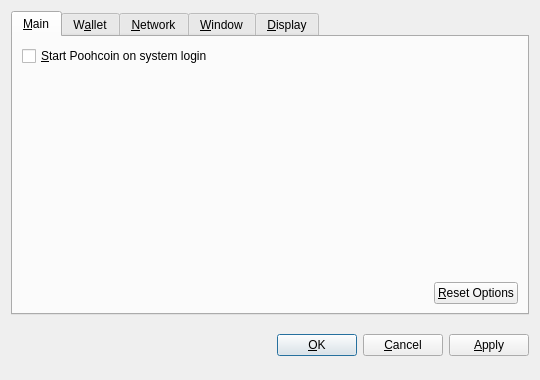
<?xml version="1.0" encoding="UTF-8"?>
<ui version="4.0">
 <class>OptionsDialog</class>
 <widget class="QDialog" name="OptionsDialog">
  <property name="geometry">
   <rect>
    <x>0</x>
    <y>0</y>
    <width>540</width>
    <height>380</height>
   </rect>
  </property>
  <property name="windowTitle">
   <string>Options</string>
  </property>
  <property name="modal">
   <bool>true</bool>
  </property>
  <layout class="QVBoxLayout" name="verticalLayout">
   <item>
    <widget class="QTabWidget" name="tabWidget">
     <property name="tabPosition">
      <enum>QTabWidget::North</enum>
     </property>
     <property name="currentIndex">
      <number>0</number>
     </property>
     <widget class="QWidget" name="tabMain">
      <attribute name="title">
       <string>&amp;Main</string>
      </attribute>
      <layout class="QVBoxLayout" name="verticalLayout_Main">
       <item>
        <widget class="QCheckBox" name="bitcoinAtStartup">
         <property name="toolTip">
          <string>Automatically start Poohcoin after logging in to the system.</string>
         </property>
         <property name="text">
          <string>&amp;Start Poohcoin on system login</string>
         </property>
        </widget>
       </item>
       <item>
        <spacer name="verticalSpacer_Main">
         <property name="orientation">
          <enum>Qt::Vertical</enum>
         </property>
         <property name="sizeHint" stdset="0">
          <size>
           <width>20</width>
           <height>40</height>
          </size>
         </property>
        </spacer>
       </item>
       <item>
        <layout class="QHBoxLayout" name="horizontalLayout_2_Main">
         <item>
          <spacer name="horizontalSpacer_2_Main">
           <property name="orientation">
            <enum>Qt::Horizontal</enum>
           </property>
           <property name="sizeHint" stdset="0">
            <size>
             <width>40</width>
             <height>20</height>
            </size>
           </property>
          </spacer>
         </item>
         <item>
          <widget class="QPushButton" name="resetButton">
           <property name="toolTip">
            <string>Reset all client options to default.</string>
           </property>
           <property name="text">
            <string>&amp;Reset Options</string>
           </property>
           <property name="autoDefault">
            <bool>false</bool>
           </property>
          </widget>
         </item>
        </layout>
       </item>
      </layout>
     </widget>
     <widget class="QWidget" name="tabWallet">
      <attribute name="title">
       <string>W&amp;allet</string>
      </attribute>
      <layout class="QVBoxLayout" name="verticalLayout_Network">
       <item>
        <widget class="QLabel" name="transactionFeeInfoLabel">
         <property name="text">
          <string>Optional transaction fee per kB that helps make sure your transactions are processed quickly. Most transactions are 1 kB.</string>
         </property>
         <property name="textFormat">
          <enum>Qt::PlainText</enum>
         </property>
         <property name="wordWrap">
          <bool>true</bool>
         </property>
        </widget>
       </item>
       <item>
        <layout class="QHBoxLayout" name="horizontalLayout_1_Main">
         <item>
          <widget class="QLabel" name="transactionFeeLabel">
           <property name="text">
            <string>Pay transaction &amp;fee</string>
           </property>
           <property name="textFormat">
            <enum>Qt::PlainText</enum>
           </property>
           <property name="buddy">
            <cstring>transactionFee</cstring>
           </property>
          </widget>
         </item>
         <item>
          <widget class="BitcoinAmountField" name="transactionFee"/>
         </item>
         <item>
          <spacer name="horizontalSpacer_1_Main">
           <property name="orientation">
            <enum>Qt::Horizontal</enum>
           </property>
           <property name="sizeHint" stdset="0">
            <size>
             <width>40</width>
             <height>20</height>
            </size>
           </property>
          </spacer>
         </item>
        </layout>
       </item>
       <item>
        <widget class="QLabel" name="label">
         <property name="text">
          <string>If you disable the spending of unconfirmed change, the change from a transaction cannot be used until that transaction has at least one confirmation. This also affects how your balance is computed.</string>
         </property>
         <property name="wordWrap">
          <bool>true</bool>
         </property>
        </widget>
       </item>
       <item>
        <widget class="QCheckBox" name="spendZeroConfChange">
         <property name="text">
          <string>Spend unconfirmed change  (experts only)</string>
         </property>
        </widget>
       </item>
       <item>
        <spacer name="verticalSpacer">
         <property name="orientation">
          <enum>Qt::Vertical</enum>
         </property>
         <property name="sizeHint" stdset="0">
          <size>
           <width>20</width>
           <height>40</height>
          </size>
         </property>
        </spacer>
       </item>
      </layout>
     </widget>
     <widget class="QWidget" name="tabNetwork">
      <attribute name="title">
       <string>&amp;Network</string>
      </attribute>
      <layout class="QVBoxLayout" name="verticalLayout_Network">
       <item>
        <widget class="QCheckBox" name="mapPortUpnp">
         <property name="toolTip">
          <string>Automatically open the Poohcoin client port on the router. This only works when your router supports UPnP and it is enabled.</string>
         </property>
         <property name="text">
          <string>Map port using &amp;UPnP</string>
         </property>
        </widget>
       </item>
       <item>
        <widget class="QCheckBox" name="connectSocks">
         <property name="toolTip">
          <string>Connect to the Poohcoin network through a SOCKS proxy (e.g. when connecting through Tor).</string>
         </property>
         <property name="text">
          <string>&amp;Connect through SOCKS proxy:</string>
         </property>
        </widget>
       </item>
       <item>
        <layout class="QHBoxLayout" name="horizontalLayout_Network">
         <item>
          <widget class="QLabel" name="proxyIpLabel">
           <property name="text">
            <string>Proxy &amp;IP:</string>
           </property>
           <property name="textFormat">
            <enum>Qt::PlainText</enum>
           </property>
           <property name="buddy">
            <cstring>proxyIp</cstring>
           </property>
          </widget>
         </item>
         <item>
          <widget class="QValidatedLineEdit" name="proxyIp">
           <property name="maximumSize">
            <size>
             <width>140</width>
             <height>16777215</height>
            </size>
           </property>
           <property name="toolTip">
            <string>IP address of the proxy (e.g. 127.0.0.1)</string>
           </property>
          </widget>
         </item>
         <item>
          <widget class="QLabel" name="proxyPortLabel">
           <property name="text">
            <string>&amp;Port:</string>
           </property>
           <property name="textFormat">
            <enum>Qt::PlainText</enum>
           </property>
           <property name="buddy">
            <cstring>proxyPort</cstring>
           </property>
          </widget>
         </item>
         <item>
          <widget class="QLineEdit" name="proxyPort">
           <property name="maximumSize">
            <size>
             <width>55</width>
             <height>16777215</height>
            </size>
           </property>
           <property name="toolTip">
            <string>Port of the proxy (e.g. 9050)</string>
           </property>
          </widget>
         </item>
         <item>
          <widget class="QLabel" name="socksVersionLabel">
           <property name="text">
            <string>SOCKS &amp;Version:</string>
           </property>
           <property name="textFormat">
            <enum>Qt::PlainText</enum>
           </property>
           <property name="buddy">
            <cstring>socksVersion</cstring>
           </property>
          </widget>
         </item>
         <item>
          <widget class="QValueComboBox" name="socksVersion">
           <property name="toolTip">
            <string>SOCKS version of the proxy (e.g. 5)</string>
           </property>
          </widget>
         </item>
         <item>
          <spacer name="horizontalSpacer_Network">
           <property name="orientation">
            <enum>Qt::Horizontal</enum>
           </property>
           <property name="sizeHint" stdset="0">
            <size>
             <width>40</width>
             <height>20</height>
            </size>
           </property>
          </spacer>
         </item>
        </layout>
       </item>
       <item>
        <spacer name="verticalSpacer_Network">
         <property name="orientation">
          <enum>Qt::Vertical</enum>
         </property>
         <property name="sizeHint" stdset="0">
          <size>
           <width>20</width>
           <height>40</height>
          </size>
         </property>
        </spacer>
       </item>
      </layout>
     </widget>
     <widget class="QWidget" name="tabWindow">
      <attribute name="title">
       <string>&amp;Window</string>
      </attribute>
      <layout class="QVBoxLayout" name="verticalLayout_Window">
       <item>
        <widget class="QCheckBox" name="minimizeToTray">
         <property name="toolTip">
          <string>Show only a tray icon after minimizing the window.</string>
         </property>
         <property name="text">
          <string>&amp;Minimize to the tray instead of the taskbar</string>
         </property>
        </widget>
       </item>
       <item>
        <widget class="QCheckBox" name="minimizeOnClose">
         <property name="toolTip">
          <string>Minimize instead of exit the application when the window is closed. When this option is enabled, the application will be closed only after selecting Quit in the menu.</string>
         </property>
         <property name="text">
          <string>M&amp;inimize on close</string>
         </property>
        </widget>
       </item>
       <item>
        <spacer name="verticalSpacer_Window">
         <property name="orientation">
          <enum>Qt::Vertical</enum>
         </property>
         <property name="sizeHint" stdset="0">
          <size>
           <width>20</width>
           <height>40</height>
          </size>
         </property>
        </spacer>
       </item>
      </layout>
     </widget>
     <widget class="QWidget" name="tabDisplay">
      <attribute name="title">
       <string>&amp;Display</string>
      </attribute>
      <layout class="QVBoxLayout" name="verticalLayout_Display">
       <item>
        <layout class="QHBoxLayout" name="horizontalLayout_1_Display">
         <item>
          <widget class="QLabel" name="langLabel">
           <property name="text">
            <string>User Interface &amp;language:</string>
           </property>
           <property name="textFormat">
            <enum>Qt::PlainText</enum>
           </property>
           <property name="buddy">
            <cstring>lang</cstring>
           </property>
          </widget>
         </item>
         <item>
          <widget class="QValueComboBox" name="lang">
           <property name="toolTip">
            <string>The user interface language can be set here. This setting will take effect after restarting Poohcoin.</string>
           </property>
          </widget>
         </item>
        </layout>
       </item>
       <item>
        <layout class="QHBoxLayout" name="horizontalLayout_2_Display">
         <item>
          <widget class="QLabel" name="unitLabel">
           <property name="text">
            <string>&amp;Unit to show amounts in:</string>
           </property>
           <property name="textFormat">
            <enum>Qt::PlainText</enum>
           </property>
           <property name="buddy">
            <cstring>unit</cstring>
           </property>
          </widget>
         </item>
         <item>
          <widget class="QValueComboBox" name="unit">
           <property name="toolTip">
            <string>Choose the default subdivision unit to show in the interface and when sending coins.</string>
           </property>
          </widget>
         </item>
        </layout>
       </item>
       <item>
        <widget class="QCheckBox" name="displayAddresses">
         <property name="toolTip">
          <string>Whether to show Poohcoin addresses in the transaction list or not.</string>
         </property>
         <property name="text">
          <string>&amp;Display addresses in transaction list</string>
         </property>
        </widget>
       </item>
       <item>
        <widget class="QCheckBox" name="coinControlFeatures">
         <property name="toolTip">
          <string>Whether to show coin control features or not.</string>
         </property>
         <property name="text">
          <string>Display coin &amp;control features (experts only!)</string>
         </property>
        </widget>
       </item>
       <item>
        <spacer name="verticalSpacer_Display">
         <property name="orientation">
          <enum>Qt::Vertical</enum>
         </property>
         <property name="sizeHint" stdset="0">
          <size>
           <width>20</width>
           <height>40</height>
          </size>
         </property>
        </spacer>
       </item>
      </layout>
     </widget>
    </widget>
   </item>
   <item>
    <layout class="QHBoxLayout" name="horizontalLayout_Buttons">
     <item>
      <spacer name="horizontalSpacer_1">
       <property name="orientation">
        <enum>Qt::Horizontal</enum>
       </property>
       <property name="sizeHint" stdset="0">
        <size>
         <width>40</width>
         <height>48</height>
        </size>
       </property>
      </spacer>
     </item>
     <item>
      <widget class="QLabel" name="statusLabel">
       <property name="font">
        <font>
         <weight>75</weight>
         <bold>true</bold>
        </font>
       </property>
       <property name="text">
        <string/>
       </property>
       <property name="textFormat">
        <enum>Qt::PlainText</enum>
       </property>
       <property name="wordWrap">
        <bool>true</bool>
       </property>
      </widget>
     </item>
     <item>
      <spacer name="horizontalSpacer_2">
       <property name="orientation">
        <enum>Qt::Horizontal</enum>
       </property>
       <property name="sizeHint" stdset="0">
        <size>
         <width>40</width>
         <height>48</height>
        </size>
       </property>
      </spacer>
     </item>
     <item>
      <widget class="QPushButton" name="okButton">
       <property name="text">
        <string>&amp;OK</string>
       </property>
      </widget>
     </item>
     <item>
      <widget class="QPushButton" name="cancelButton">
       <property name="text">
        <string>&amp;Cancel</string>
       </property>
       <property name="autoDefault">
        <bool>false</bool>
       </property>
      </widget>
     </item>
     <item>
      <widget class="QPushButton" name="applyButton">
       <property name="text">
        <string>&amp;Apply</string>
       </property>
       <property name="autoDefault">
        <bool>false</bool>
       </property>
      </widget>
     </item>
    </layout>
   </item>
  </layout>
 </widget>
 <customwidgets>
  <customwidget>
   <class>BitcoinAmountField</class>
   <extends>QSpinBox</extends>
   <header>bitcoinamountfield.h</header>
  </customwidget>
  <customwidget>
   <class>QValueComboBox</class>
   <extends>QComboBox</extends>
   <header>qvaluecombobox.h</header>
  </customwidget>
  <customwidget>
   <class>QValidatedLineEdit</class>
   <extends>QLineEdit</extends>
   <header>qvalidatedlineedit.h</header>
  </customwidget>
 </customwidgets>
 <resources/>
 <connections/>
</ui>
